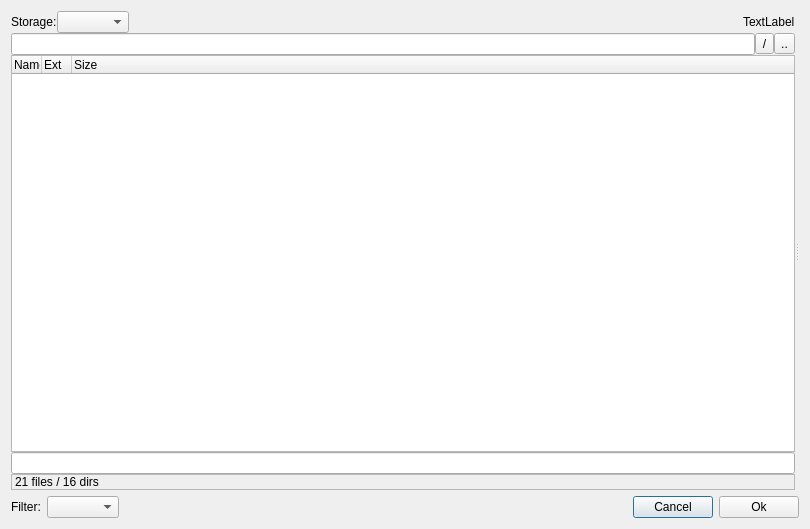
<?xml version="1.0" encoding="UTF-8"?>
<ui version="4.0">
 <class>StdStorageDialog</class>
 <widget class="QDialog" name="StdStorageDialog">
  <property name="geometry">
   <rect>
    <x>0</x>
    <y>0</y>
    <width>810</width>
    <height>529</height>
   </rect>
  </property>
  <property name="windowTitle">
   <string>CuteReport Storage Dialog</string>
  </property>
  <layout class="QGridLayout" name="gridLayout_2">
   <item row="0" column="0">
    <widget class="QSplitter" name="splitter">
     <property name="orientation">
      <enum>Qt::Horizontal</enum>
     </property>
     <widget class="QWidget" name="layoutWidget">
      <layout class="QGridLayout" name="gridLayout" rowstretch="0,0,0,0,0" columnstretch="0,0,0">
       <property name="spacing">
        <number>0</number>
       </property>
       <item row="1" column="0">
        <widget class="QLineEdit" name="currentDir"/>
       </item>
       <item row="3" column="0" colspan="3">
        <widget class="QLineEdit" name="fileName">
         <property name="sizePolicy">
          <sizepolicy hsizetype="Expanding" vsizetype="Fixed">
           <horstretch>0</horstretch>
           <verstretch>0</verstretch>
          </sizepolicy>
         </property>
        </widget>
       </item>
       <item row="1" column="1">
        <widget class="QToolButton" name="bRootDir">
         <property name="focusPolicy">
          <enum>Qt::NoFocus</enum>
         </property>
         <property name="text">
          <string>/</string>
         </property>
        </widget>
       </item>
       <item row="2" column="0" colspan="3">
        <widget class="QTreeWidget" name="list">
         <property name="rootIsDecorated">
          <bool>false</bool>
         </property>
         <property name="uniformRowHeights">
          <bool>true</bool>
         </property>
         <property name="sortingEnabled">
          <bool>false</bool>
         </property>
         <attribute name="headerDefaultSectionSize">
          <number>30</number>
         </attribute>
         <attribute name="headerMinimumSectionSize">
          <number>10</number>
         </attribute>
         <column>
          <property name="text">
           <string>Name</string>
          </property>
         </column>
         <column>
          <property name="text">
           <string>Ext</string>
          </property>
         </column>
         <column>
          <property name="text">
           <string>Size</string>
          </property>
         </column>
        </widget>
       </item>
       <item row="1" column="2">
        <widget class="QToolButton" name="bUpDir">
         <property name="focusPolicy">
          <enum>Qt::NoFocus</enum>
         </property>
         <property name="text">
          <string>..</string>
         </property>
        </widget>
       </item>
       <item row="0" column="0" colspan="3">
        <widget class="QFrame" name="storageFrame">
         <property name="minimumSize">
          <size>
           <width>0</width>
           <height>20</height>
          </size>
         </property>
         <property name="frameShape">
          <enum>QFrame::NoFrame</enum>
         </property>
         <property name="frameShadow">
          <enum>QFrame::Raised</enum>
         </property>
         <layout class="QHBoxLayout" name="horizontalLayout_2">
          <property name="spacing">
           <number>0</number>
          </property>
          <property name="leftMargin">
           <number>0</number>
          </property>
          <property name="topMargin">
           <number>0</number>
          </property>
          <property name="rightMargin">
           <number>0</number>
          </property>
          <property name="bottomMargin">
           <number>0</number>
          </property>
          <item>
           <widget class="QLabel" name="label">
            <property name="sizePolicy">
             <sizepolicy hsizetype="Maximum" vsizetype="Preferred">
              <horstretch>0</horstretch>
              <verstretch>0</verstretch>
             </sizepolicy>
            </property>
            <property name="text">
             <string>Storage:</string>
            </property>
           </widget>
          </item>
          <item>
           <widget class="QComboBox" name="cbStorage">
            <property name="minimumSize">
             <size>
              <width>0</width>
              <height>0</height>
             </size>
            </property>
            <property name="sizeAdjustPolicy">
             <enum>QComboBox::AdjustToContents</enum>
            </property>
           </widget>
          </item>
          <item>
           <spacer name="horizontalSpacer_2">
            <property name="orientation">
             <enum>Qt::Horizontal</enum>
            </property>
            <property name="sizeType">
             <enum>QSizePolicy::MinimumExpanding</enum>
            </property>
            <property name="sizeHint" stdset="0">
             <size>
              <width>20</width>
              <height>20</height>
             </size>
            </property>
           </spacer>
          </item>
          <item>
           <widget class="QLabel" name="storageSource">
            <property name="sizePolicy">
             <sizepolicy hsizetype="Maximum" vsizetype="Preferred">
              <horstretch>0</horstretch>
              <verstretch>0</verstretch>
             </sizepolicy>
            </property>
            <property name="text">
             <string>TextLabel</string>
            </property>
           </widget>
          </item>
         </layout>
        </widget>
       </item>
       <item row="4" column="0" colspan="3">
        <widget class="QLabel" name="dirInfo">
         <property name="frameShape">
          <enum>QFrame::StyledPanel</enum>
         </property>
         <property name="frameShadow">
          <enum>QFrame::Plain</enum>
         </property>
         <property name="text">
          <string>21 files / 16 dirs </string>
         </property>
        </widget>
       </item>
      </layout>
     </widget>
     <widget class="QWidget" name="layoutWidget1">
      <layout class="QVBoxLayout" name="verticalLayout">
       <property name="spacing">
        <number>0</number>
       </property>
       <item>
        <widget class="CuteReport::ObjectPreview" name="preview" native="true"/>
       </item>
      </layout>
     </widget>
    </widget>
   </item>
   <item row="1" column="0">
    <widget class="QWidget" name="widget_2" native="true">
     <property name="sizePolicy">
      <sizepolicy hsizetype="Preferred" vsizetype="Maximum">
       <horstretch>0</horstretch>
       <verstretch>0</verstretch>
      </sizepolicy>
     </property>
     <layout class="QHBoxLayout" name="horizontalLayout">
      <property name="spacing">
       <number>6</number>
      </property>
      <property name="leftMargin">
       <number>0</number>
      </property>
      <property name="topMargin">
       <number>0</number>
      </property>
      <property name="rightMargin">
       <number>0</number>
      </property>
      <property name="bottomMargin">
       <number>0</number>
      </property>
      <item>
       <widget class="QLabel" name="labelNameFilter">
        <property name="sizePolicy">
         <sizepolicy hsizetype="Maximum" vsizetype="Preferred">
          <horstretch>0</horstretch>
          <verstretch>0</verstretch>
         </sizepolicy>
        </property>
        <property name="text">
         <string>Filter:</string>
        </property>
       </widget>
      </item>
      <item>
       <widget class="QComboBox" name="cbFilter">
        <property name="sizePolicy">
         <sizepolicy hsizetype="Maximum" vsizetype="Fixed">
          <horstretch>0</horstretch>
          <verstretch>0</verstretch>
         </sizepolicy>
        </property>
        <property name="sizeAdjustPolicy">
         <enum>QComboBox::AdjustToContents</enum>
        </property>
       </widget>
      </item>
      <item>
       <spacer name="horizontalSpacer">
        <property name="orientation">
         <enum>Qt::Horizontal</enum>
        </property>
        <property name="sizeType">
         <enum>QSizePolicy::MinimumExpanding</enum>
        </property>
        <property name="sizeHint" stdset="0">
         <size>
          <width>304</width>
          <height>20</height>
         </size>
        </property>
       </spacer>
      </item>
      <item>
       <widget class="QPushButton" name="bCancel">
        <property name="sizePolicy">
         <sizepolicy hsizetype="Maximum" vsizetype="Fixed">
          <horstretch>0</horstretch>
          <verstretch>0</verstretch>
         </sizepolicy>
        </property>
        <property name="minimumSize">
         <size>
          <width>80</width>
          <height>0</height>
         </size>
        </property>
        <property name="text">
         <string>Cancel</string>
        </property>
       </widget>
      </item>
      <item>
       <widget class="QPushButton" name="bOk">
        <property name="sizePolicy">
         <sizepolicy hsizetype="Maximum" vsizetype="Fixed">
          <horstretch>0</horstretch>
          <verstretch>0</verstretch>
         </sizepolicy>
        </property>
        <property name="minimumSize">
         <size>
          <width>80</width>
          <height>0</height>
         </size>
        </property>
        <property name="text">
         <string>Ok</string>
        </property>
       </widget>
      </item>
     </layout>
    </widget>
   </item>
  </layout>
 </widget>
 <customwidgets>
  <customwidget>
   <class>CuteReport::ObjectPreview</class>
   <extends>QWidget</extends>
   <header>objectpreview.h</header>
   <container>1</container>
  </customwidget>
 </customwidgets>
 <tabstops>
  <tabstop>fileName</tabstop>
  <tabstop>cbFilter</tabstop>
  <tabstop>cbStorage</tabstop>
  <tabstop>currentDir</tabstop>
  <tabstop>list</tabstop>
  <tabstop>bOk</tabstop>
  <tabstop>bCancel</tabstop>
 </tabstops>
 <resources/>
 <connections>
  <connection>
   <sender>bOk</sender>
   <signal>clicked()</signal>
   <receiver>StdStorageDialog</receiver>
   <slot>accept()</slot>
   <hints>
    <hint type="sourcelabel">
     <x>785</x>
     <y>480</y>
    </hint>
    <hint type="destinationlabel">
     <x>417</x>
     <y>250</y>
    </hint>
   </hints>
  </connection>
  <connection>
   <sender>bCancel</sender>
   <signal>clicked()</signal>
   <receiver>StdStorageDialog</receiver>
   <slot>reject()</slot>
   <hints>
    <hint type="sourcelabel">
     <x>699</x>
     <y>480</y>
    </hint>
    <hint type="destinationlabel">
     <x>417</x>
     <y>250</y>
    </hint>
   </hints>
  </connection>
 </connections>
</ui>
